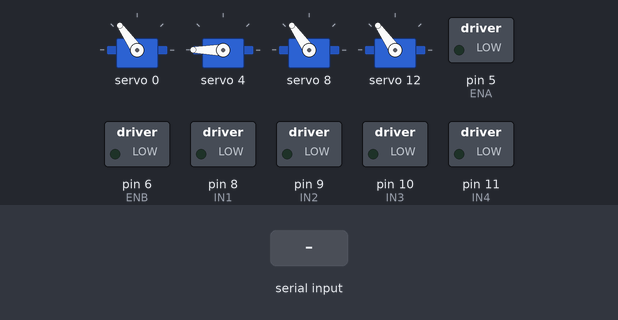
Recording of a sketch running on a simulated Arduino Uno, built with avr-gcc and run on an emulated ATmega328P. On the bench: 4 × servo, switched loads named in the sketch (green lamp = pin HIGH). The inputs (shaded band) are chosen by the test bench. What the sketch prints to the serial monitor is not drawn.

Above: at 1.2 s.
1.3 s: "r" received over Serial
At 2.0 s:
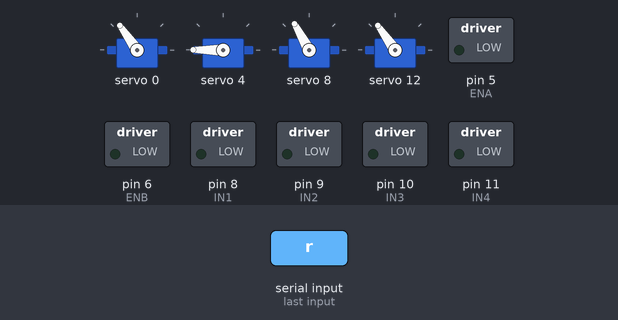
2.8 s: "c" received over Serial
At 3.2 s:
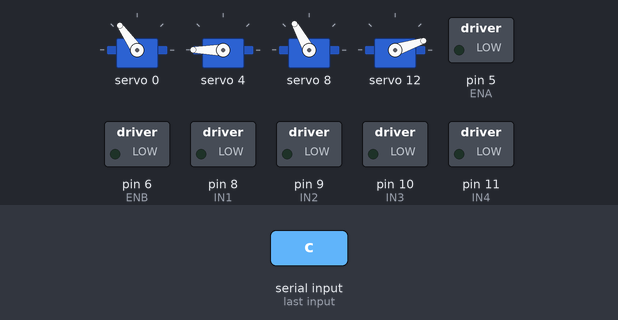
4.3 s: "f" received over Serial
At 5.5 s:
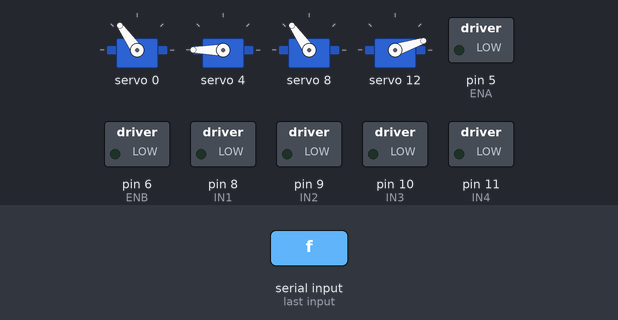
5.8 s: "m" received over Serial
At 6.7 s:
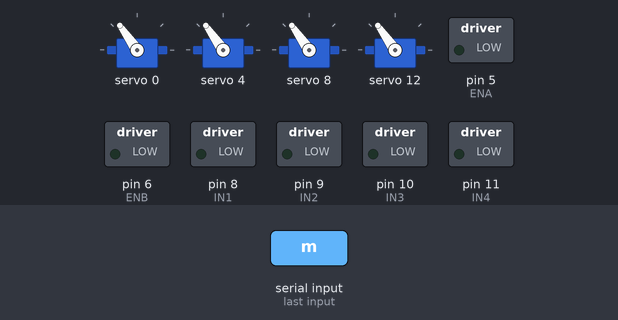
7.3 s: "d90\n" received over Serial
At 7.8 s:
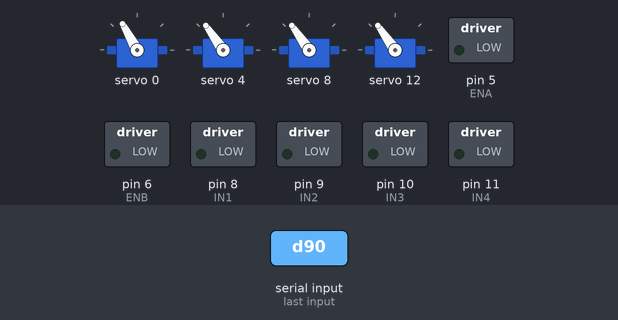
8.8 s: "w90\n" received over Serial
At 10.2 s:
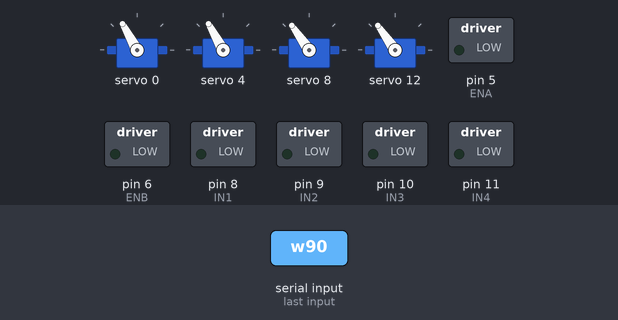
Timing chart, 0 to 11.3 s (numbered marks = the images above; inputs shaded):
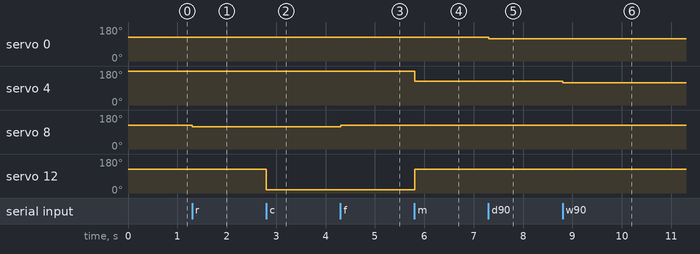

Measured:
- after the input at 1.3 s, servo 8: 125° → 119° at once
- after the input at 2.8 s, servo 12: 125° → 18° at once
- after the input at 4.3 s, servo 8: 119° → 125° at once
- after the input at 5.8 s, servo 4: 180° → 125° at once; servo 12: 18° → 125° at once
- after the input at 7.3 s, servo 0: 125° → 119° at once
- after the input at 8.8 s, servo 4: 125° → 119° at once

The sketch:

robot_sketch.ino
```cpp
// ================================================================
// ARDUINO - ROBOT ĐA NĂNG (XE + CÁNH TAY NHÚN NHẢY)
// ================================================================

#include <Wire.h>
#include <Adafruit_PWMServoDriver.h>
Adafruit_PWMServoDriver pwm = Adafruit_PWMServoDriver();
#define SERVO_BASE_PIN      0
#define SERVO_SHOULDER_PIN  4
#define SERVO_ELBOW_PIN     8
#define SERVO_GRIPPER_PIN   12
#define SERVOMIN  150
#define SERVOMAX  600
#define ANGLE_STEP 5
int baseAngle, shoulderAngle, elbowAngle, gripperAngle;
int prev_baseAngle, prev_shoulderAngle, prev_elbowAngle, prev_gripperAngle;

#define ENA 5
#define IN1 8
#define IN2 9
#define IN3 10
#define IN4 11
#define ENB 6
int speedMotor = 200;


// ================================================================
// SETUP (Giữ nguyên)
// ================================================================
void setup() {
  Serial.begin(9600);
  pinMode(ENA, OUTPUT); pinMode(ENB, OUTPUT);
  pinMode(IN1, OUTPUT); pinMode(IN2, OUTPUT);
  pinMode(IN3, OUTPUT); pinMode(IN4, OUTPUT);
  stopCar();
  pwm.begin();
  pwm.setPWMFreq(50);
  goHome();
  Serial.println("Robot da nang da san sang. Cho lenh...");
  Serial.println(freeRam());
}

// ================================================================
// LOOP
// ================================================================
// Add this inside your existing Arduino Sketch

void loop() {
  if (Serial.available() > 0) {
    char cmd = Serial.read();

    // If command is 'C', we expect angles: C:base,shoulder,elbow,gripper
    if (cmd == 'C') {
       Serial.read(); // Skip the ':'
       int b = Serial.parseInt();
       int s = Serial.parseInt();
       int e = Serial.parseInt();
       int g = Serial.parseInt();

       // Direct assignment for smooth tracking
       baseAngle = b;
       shoulderAngle = s;
       elbowAngle = e;
       gripperAngle = g;
       updateAllServos();
    }
    // Handle standard single-char commands (Old logic)
    else if (cmd >= '0' && cmd <= '5') {
      executeCarCommand(cmd);
    } else {
      executeArmCommand(cmd); // Your existing function
    }
  }
}

// ================================================================
// CÁC HÀM XỬ LÝ LỆNH
// ================================================================
void executeCarCommand(char cmd) { /* ... Giữ nguyên ... */ }

void executeArmCommand(char cmd) {
  switch (cmd) {
    // === THAY ĐỔI 1: Đổi 'p' thành 'q' và gọi hàm mới ===
    // case 'q': // Dance
    //   armDanceRoutine();
    //   // Sau khi nhảy xong, trở về vị trí đã lưu trước đó
    //   restorePreviousPosition();
    //   updateAllServos();
    //   break;

    // ... (các case còn lại giữ nguyên) ...
    case 'a': baseAngle += ANGLE_STEP; break;
    case 'd': baseAngle -= ANGLE_STEP; break;
    case 'w': shoulderAngle -= ANGLE_STEP; break;
    case 's': shoulderAngle += ANGLE_STEP; break;
    case 'r': elbowAngle -= ANGLE_STEP; break;
    case 'f': elbowAngle += ANGLE_STEP; break;
    case 'o': gripperAngle = 90; break;
    case 'c': gripperAngle = 0;  break;
    case 'm':
      savePreviousPosition();
      baseAngle = 90; shoulderAngle = 90; elbowAngle = 90; gripperAngle = 90;
      break;
    case 'n':
      restorePreviousPosition();
      break;
  }

  // Nếu lệnh không phải là 'q', thì cập nhật servo như bình thường
  if (cmd != 'q') {
    updateAllServos();
  }
}

// ================================================================
// CÁC HÀM ĐIỀU KHIỂN XE (Giữ nguyên)
// ================================================================
// ... (Toàn bộ các hàm forward, backward, etc. giữ nguyên) ...


// ================================================================
// CÁC HÀM ĐIỀU KHIỂN CÁNH TAY
// ================================================================

// === THAY ĐỔI 2: Hàm nhảy mới chỉ dành cho cánh tay ===
void armDanceRoutine() {
  Serial.println("Canh tay bat dau nhung nhay!");
  goHome();
  // Lưu lại vị trí hiện tại để có thể quay về
  savePreviousPosition();

  // Động tác 1: Vẫy tay chào
  setServoAngle(SERVO_ELBOW_PIN, 90);
  setServoAngle(SERVO_SHOULDER_PIN, 90);
  for (int i=0; i<3; i++) {
    setServoAngle(SERVO_BASE_PIN, 60);
    delay(500);
    setServoAngle(SERVO_BASE_PIN, 120);
    delay(500);
  }
  setServoAngle(SERVO_BASE_PIN, 90); // Về giữa
  delay(500);

  // Động tác 2: Gật gù
  for (int i=0; i<3; i++) {
    setServoAngle(SERVO_SHOULDER_PIN, 120);
    setServoAngle(SERVO_ELBOW_PIN, 120);
    delay(500);
    setServoAngle(SERVO_SHOULDER_PIN, 90);
    setServoAngle(SERVO_ELBOW_PIN, 90);
    delay(500);
  }
  delay(500);

  // Động tác 3: "The Wave" - Sóng tay
  setServoAngle(SERVO_BASE_PIN, 45);
  setServoAngle(SERVO_ELBOW_PIN, 180);
  for (int angle = 45; angle <= 135; angle += 15) {
    setServoAngle(SERVO_SHOULDER_PIN, angle);
    delay(150);
  }
  for (int angle = 135; angle >= 45; angle -= 15) {
    setServoAngle(SERVO_SHOULDER_PIN, angle);
    delay(150);
  }

  Serial.println("Ket thuc nhung nhay!");
}


// ... (Toàn bộ các hàm còn lại của cánh tay và xe giữ nguyên) ...
// --- Dán đầy đủ các hàm còn lại vào đây ---
// Các hàm xe
void forward() {
  digitalWrite(IN1, LOW); digitalWrite(IN2, HIGH);
  digitalWrite(IN3, HIGH); digitalWrite(IN4, LOW);
  analogWrite(ENA, speedMotor); analogWrite(ENB, speedMotor);
}
void backward() {
  digitalWrite(IN1, HIGH); digitalWrite(IN2, LOW);
  digitalWrite(IN3, LOW); digitalWrite(IN4, HIGH);
  analogWrite(ENA, speedMotor); analogWrite(ENB, speedMotor);
}
void turnLeft() {
  digitalWrite(IN1, HIGH); digitalWrite(IN2, LOW);
  digitalWrite(IN3, HIGH); digitalWrite(IN4, LOW);
  analogWrite(ENA, speedMotor); analogWrite(ENB, speedMotor);
}
void turnRight() {
  digitalWrite(IN1, LOW); digitalWrite(IN2, HIGH);
  digitalWrite(IN3, LOW); digitalWrite(IN4, HIGH);
  analogWrite(ENA, speedMotor); analogWrite(ENB, speedMotor);
}
void stopCar() {
  digitalWrite(IN1, LOW); digitalWrite(IN2, LOW);
  digitalWrite(IN3, LOW); digitalWrite(IN4, LOW);
}
// Các hàm cánh tay
void updateAllServos() {
  baseAngle = constrain(baseAngle, 0, 180);
  shoulderAngle = constrain(shoulderAngle, 15, 160);
  elbowAngle = constrain(elbowAngle, 0, 180);
  setServoAngle(SERVO_BASE_PIN, baseAngle);
  setServoAngle(SERVO_SHOULDER_PIN, shoulderAngle);
  setServoAngle(SERVO_ELBOW_PIN, elbowAngle);
  setServoAngle(SERVO_GRIPPER_PIN, gripperAngle);
  }
void setServoAngle(int servoPin, int angle) {
  int pulseLen = map(angle, 0, 180, SERVOMIN, SERVOMAX);
  pwm.setPWM(servoPin, 0, pulseLen);
}
void savePreviousPosition() {
  prev_baseAngle = baseAngle; prev_shoulderAngle = shoulderAngle;
  prev_elbowAngle = elbowAngle; prev_gripperAngle = gripperAngle;
}
void restorePreviousPosition() {
  baseAngle = prev_baseAngle; shoulderAngle = prev_shoulderAngle;
  elbowAngle = prev_elbowAngle; gripperAngle = prev_gripperAngle;
}
void goHome() {
  baseAngle = 90; shoulderAngle = 150; elbowAngle = 90; gripperAngle = 90;
  savePreviousPosition();
  updateAllServos();
}

int freeRam() {
  extern int __heap_start, *__brkval;
  int v;
  return (int) &v - (__brkval == 0 ? (int) &__heap_start : (int) __brkval);
}
```
